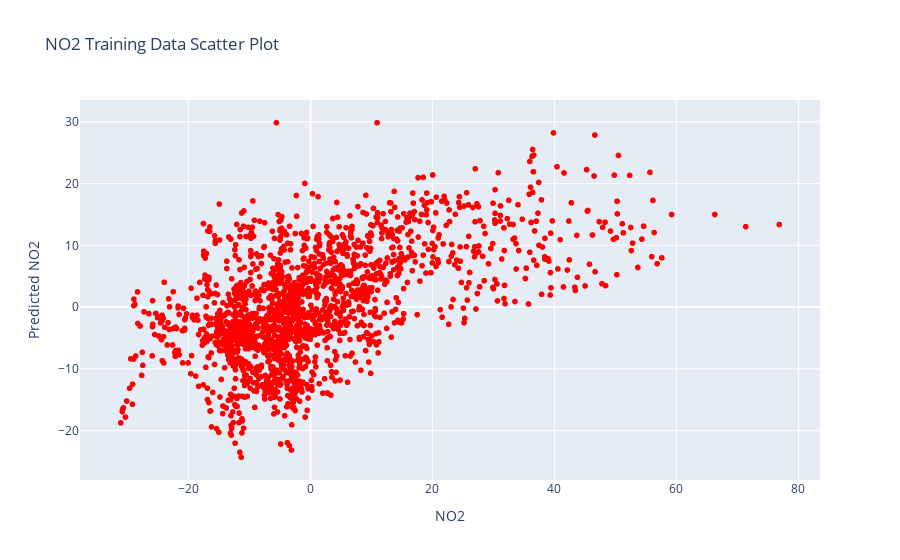

The notebook cell saved with this chart:
### Code cell
#NO2: Making predictions using training data and plotting for training data
y_pred_trainNO2 =lr.predict(X_trainNO2)
y_pred_trainNO2 = pd.DataFrame(y_pred_trainNO2, columns = ['Predicted NO2'])
training_pred_vs_gtNO2 = pd.concat([y_pred_trainNO2, y_trainNO2], axis = 1)
fig = px.scatter(training_pred_vs_gtNO2, x="NO2", y="Predicted NO2",color_discrete_sequence = ['red'], 
                 title = 'NO2 Training Data Scatter Plot')
fig.show()

### Figure 1 — Plotly figure (JSON) as saved in the notebook; plotly's stock layout.template omitted (floating-point values rounded to 4 significant figures; data arrays with more than 128 entries replaced by an {"elided": "..."} marker saying what was removed)
{"data": [{"hovertemplate": "NO2=%{x}<br>Predicted NO2=%{y}<extra></extra>", "legendgroup": "", "marker": {"color": "red", "symbol": "circle"}, "mode": "markers", "name": "", "showlegend": false, "type": "scattergl", "x": {"elided": "1878 float values"}, "xaxis": "x", "y": {"elided": "1878 float values"}, "yaxis": "y"}], "layout": {"legend": {"tracegroupgap": 0}, "title": {"text": "NO2 Training Data Scatter Plot"}, "xaxis": {"anchor": "y", "domain": [0, 1], "title": {"text": "NO2"}}, "yaxis": {"anchor": "x", "domain": [0, 1], "title": {"text": "Predicted NO2"}}}}
